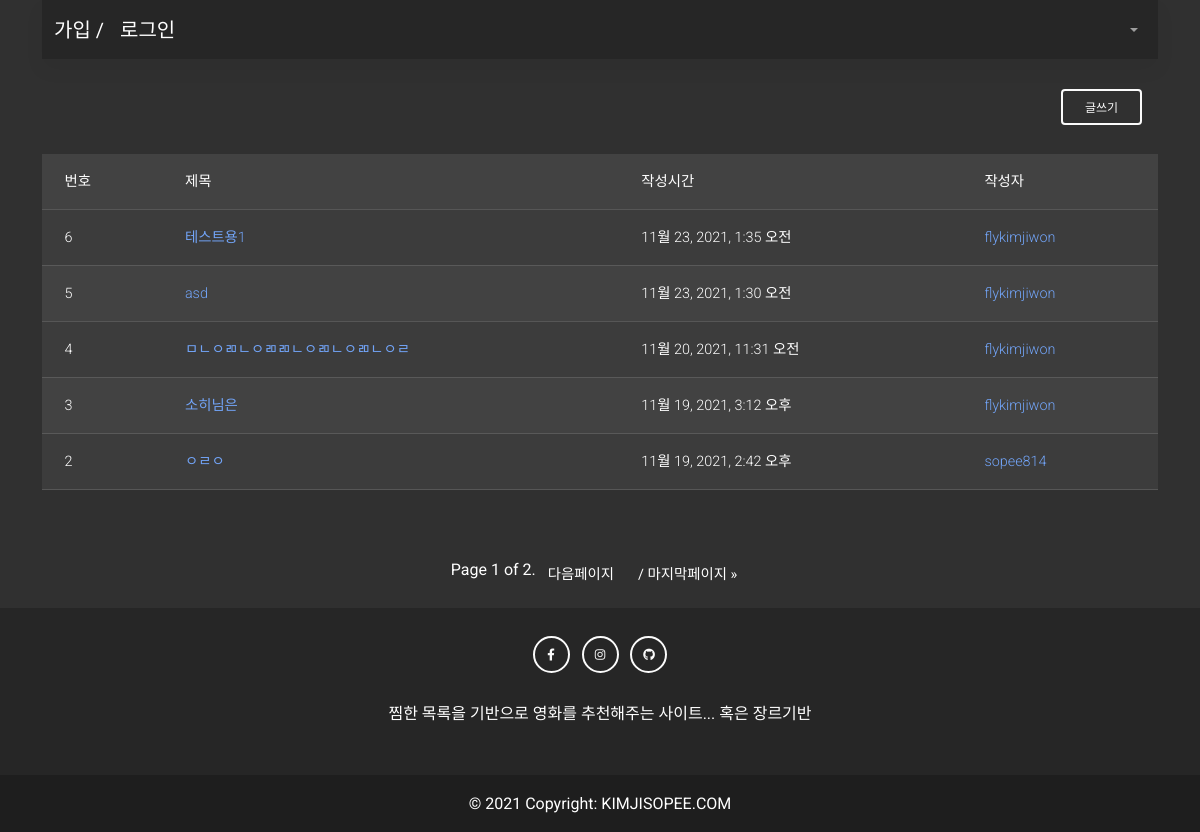
Before: /community/ with the older database file.
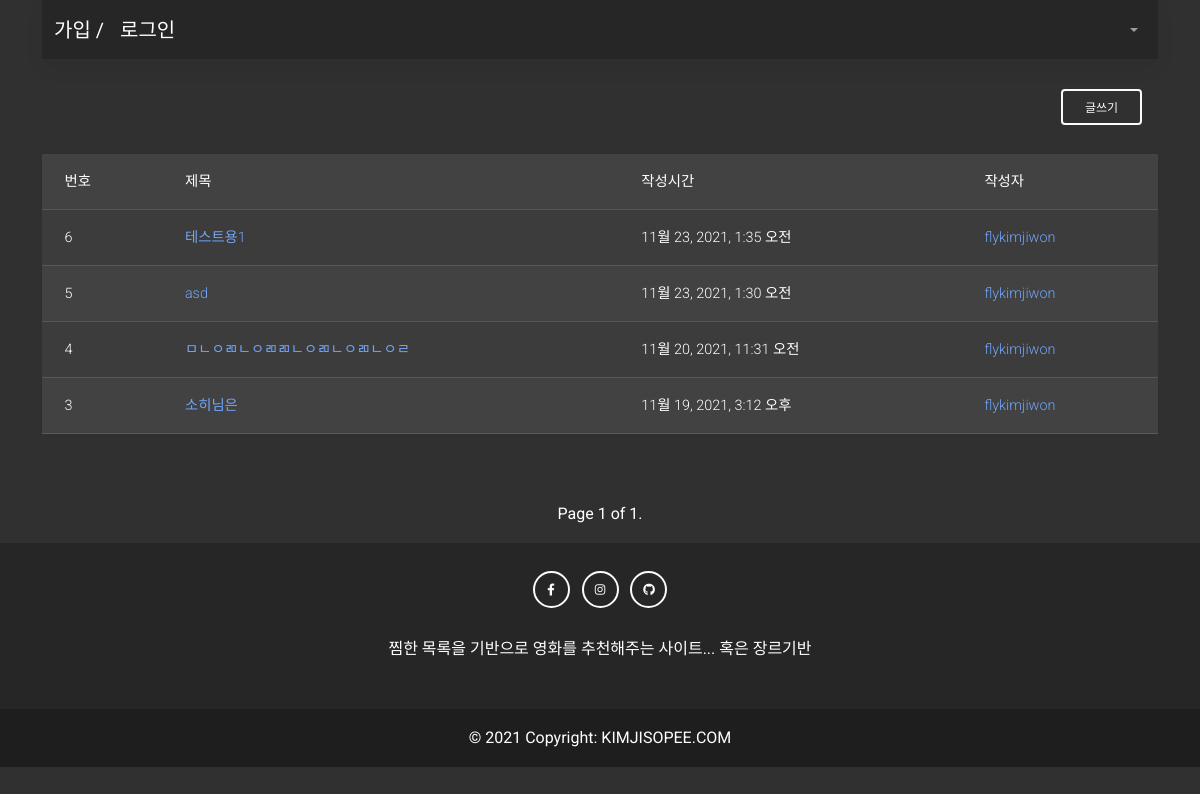
After: the same page with the newer database file.
### community/models.py (models this page shows, shortened)
class Review(models.Model):
    title = models.CharField(max_length=100)
    content = models.TextField()
    created_at = models.DateTimeField(auto_now_add=True)
    updated_at = models.DateTimeField(auto_now=True)
    user = models.ForeignKey(settings.AUTH_USER_MODEL, on_delete=models.CASCADE)

### accounts/models.py (models this page shows)
class User(AbstractUser):
    pass

### community/views.py (the view)
# urls.py: path('', views.index, name='index'),
@require_GET
def index(request):
    reviews = Review.objects.order_by('-pk')
    paginator = Paginator(reviews,5)
    page_number = request.GET.get('page')
    page_obj = paginator.get_page(page_number)
    context = {
        'reviews': reviews,
        'page_obj':page_obj,
    }
    return render(request, 'community/index.html', context)

### community/templates/community/index.html (shortened to what this page needs)
{% extends 'base.html' %}
{% block content %}
<br>
<div class='d-flex justify-content-end'>
  <a class="navbar-brand" href="{% url 'community:create'%}">
    <button type="button" id="test" class="btn btn-outline-light mb-4 float-right" >
    글쓰기
    </button>
  </a>
</div>
<table class="table table-striped table-hover">
<thead>
<tr>
<th>번호</th>
<th>제목</th>
<th>작성시간</th>
<th>작성자</th>
</tr>
</thead>
<tbody>
{% for review in page_obj %}
<tr>
<td>{{ review.pk }}</td>
<td><a href="{% url 'community:detail' review.pk %}">{{ review.title }}</a></td>
<td>{{ review.created_at }}</td>
<td><a href="{% url 'accounts:profile' review.user.username %}">{{ review.user }}</a></td>
</tr>
{% endfor %}
</tbody>
</table>
<br><br>
<nav class="pagination justify-content-center" aria-label="Page navigation example">
    <ul class="step-links pagination">
        <span class="current">
            Page {{ page_obj.number }} of {{ page_obj.paginator.num_pages }}.
        </span>
        {% if page_obj.has_next %}
            <li class="page-item"><a href="?page={{ page_obj.next_page_number }}" class="page-link">다음페이지</a></li>
            <li class="page-item"><a href="?page={{ page_obj.paginator.num_pages }}" class="page-link">/ 마지막페이지 &raquo;</a></li>
        {% endif %}
    </ul>
</nav>
{% endblock %}

Changed rows visible on the page:
removed Review: pk "2", title "ㅇㄹㅇ", created_at "11월 19, 2021, 2:42 오후", user "sopee814"
Other visible differences:
{{ page_obj.paginator.num_pages }}: "2" → "1"
text no longer shown: "다음페이지 / 마지막페이지 »"
